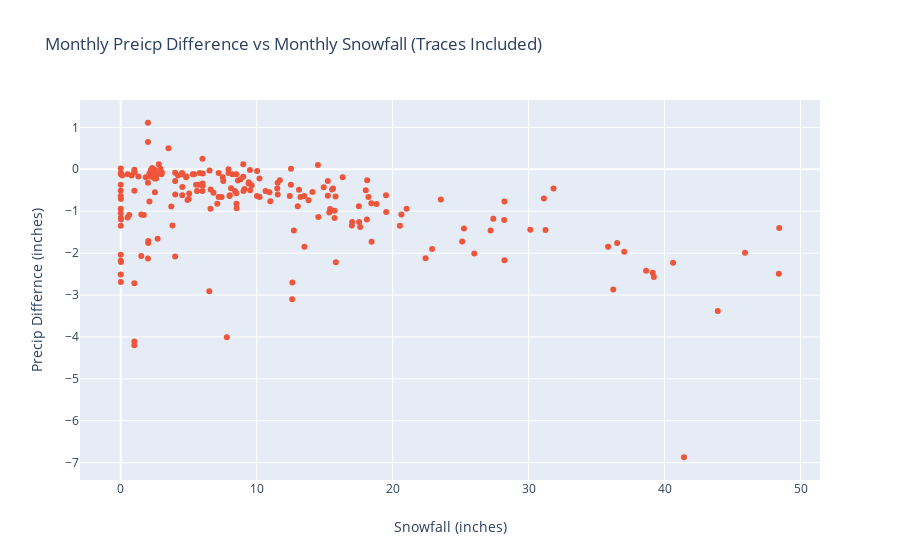

Source (notebook cell):
### Code cell
precip_comp_fig_trace = go.Figure(
    data=[go.Scatter()],
    layout=go.Layout(
        title=go.layout.Title(
            text='Monthly Preicp Difference vs Monthly Snowfall (Traces Included)'),
        xaxis=go.layout.XAxis(
            title=go.layout.xaxis.Title(text='Snowfall (inches)')),
        yaxis=go.layout.YAxis(title=go.layout.yaxis.Title(text='Precip Differnce (inches)'))))

precip_comp_fig_trace.add_trace(
    go.Scatter(x=monthly_trace_pp.snow,y=monthly_trace_pp.rez,
               text=monthly_trace_pp.ym + '<br \>' + 'Snowfall Events: ' + monthly_trace_pp.snowfall,
               mode='markers'))

### Figure 1 — Plotly figure (JSON) as saved in the notebook; plotly's stock layout.template omitted (floating-point values rounded to 4 significant figures; data arrays with more than 128 entries replaced by an {"elided": "..."} marker saying what was removed)
{"data": [{"type": "scatter"}, {"mode": "markers", "text": {"elided": "203 str values"}, "type": "scatter", "x": {"elided": "203 float values"}, "y": {"elided": "203 float values"}}], "layout": {"title": {"text": "Monthly Preicp Difference vs Monthly Snowfall (Traces Included)"}, "xaxis": {"title": {"text": "Snowfall (inches)"}}, "yaxis": {"title": {"text": "Precip Differnce (inches)"}}}}
